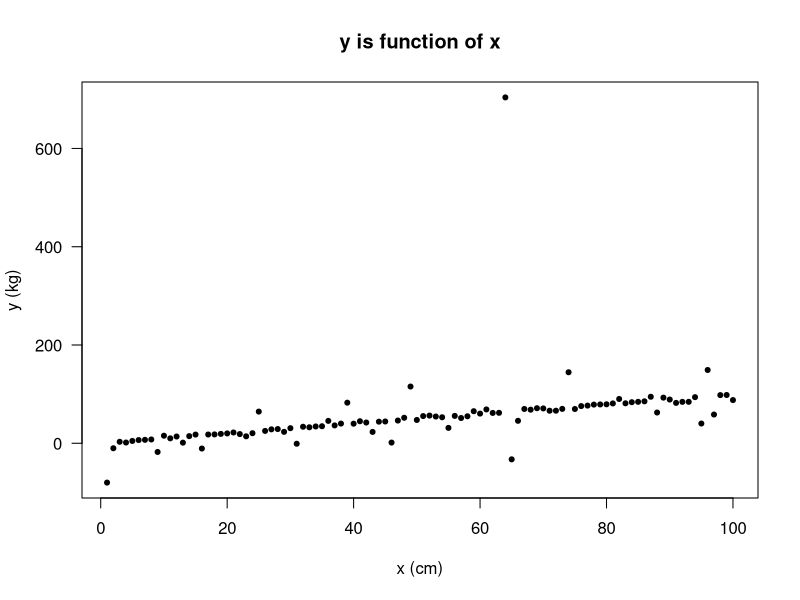
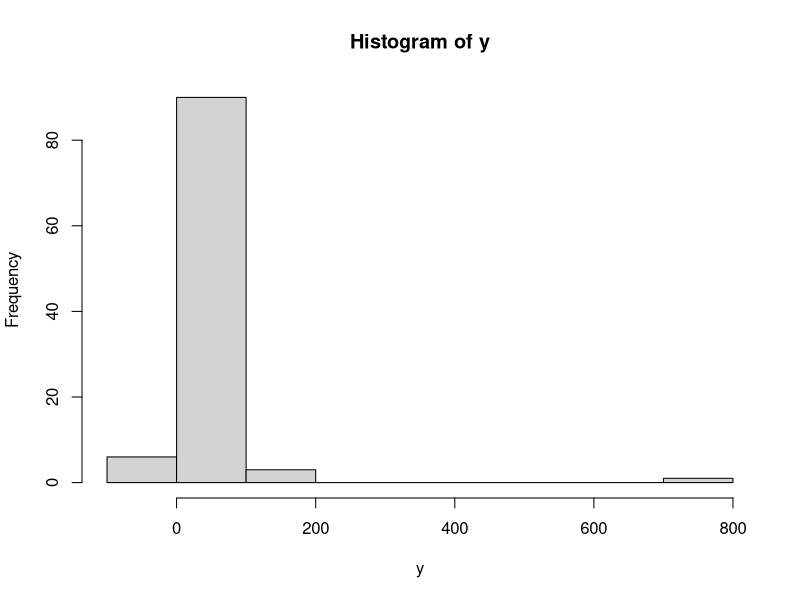
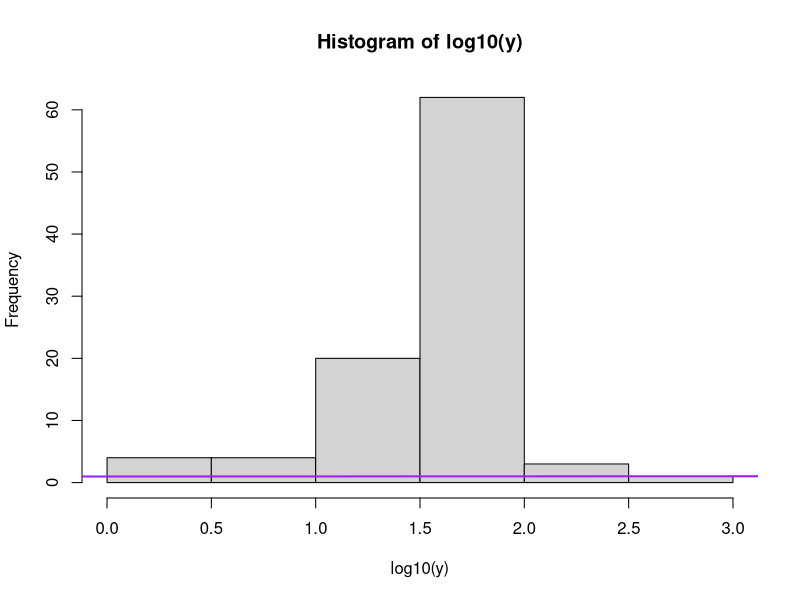
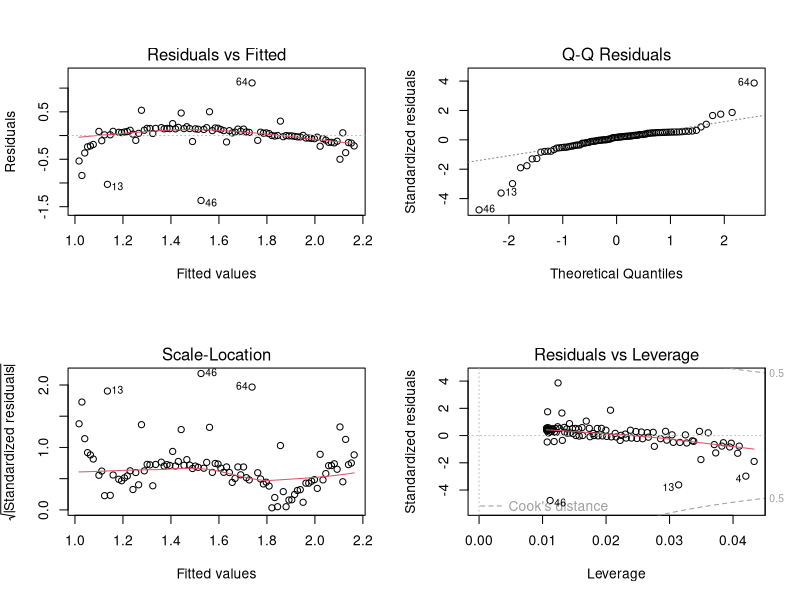
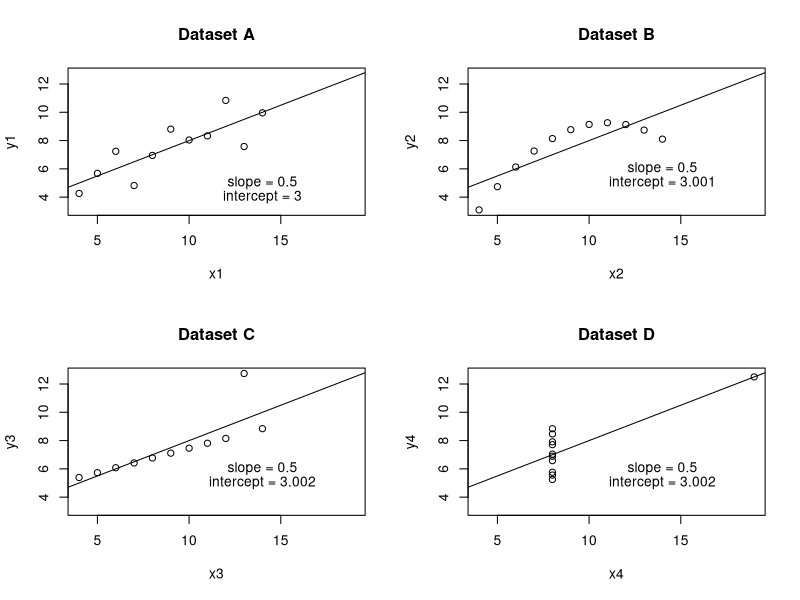
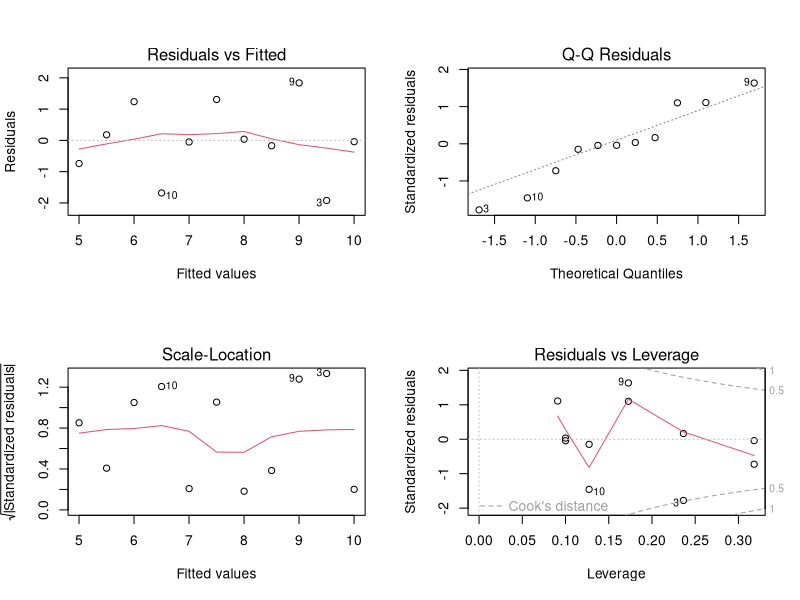
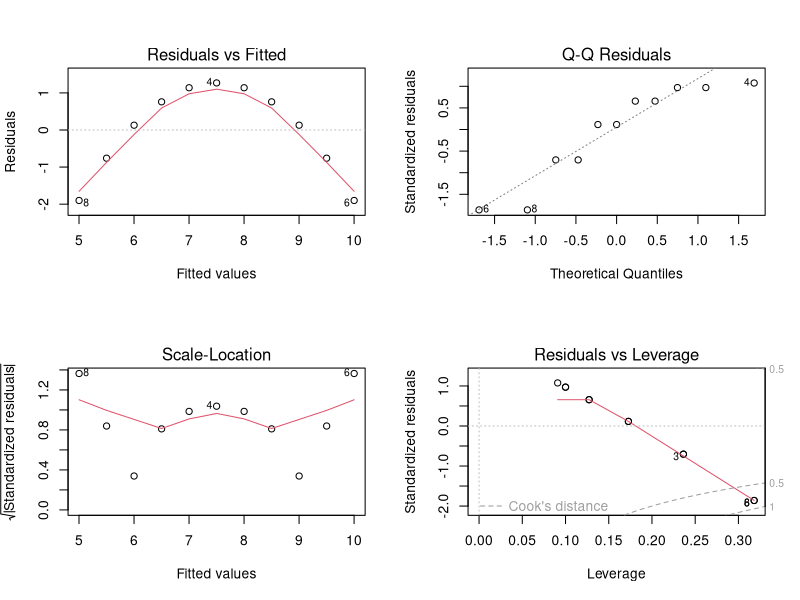
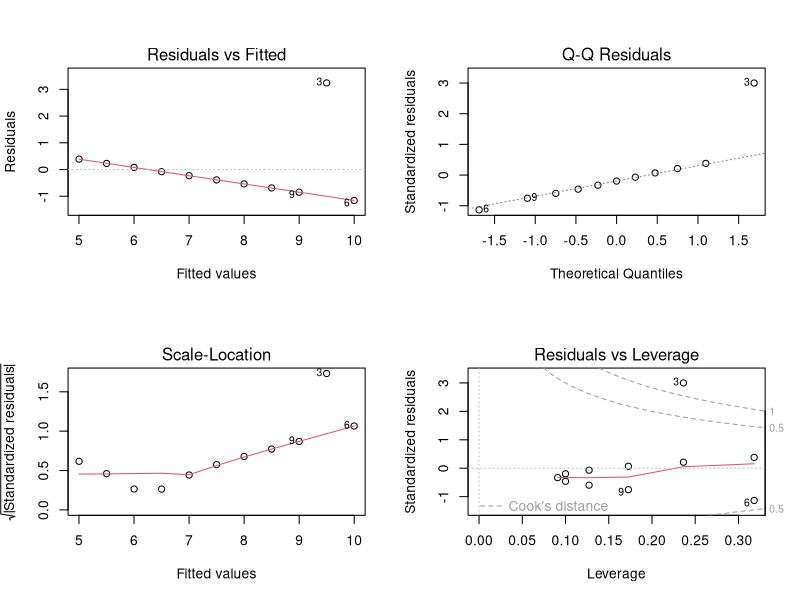

Write the R code that produced these figures, in order.
#  R - Day #1
n <- 100
x <- seq(to= n, from = 1, by= 1)
set.seed(123) #
y <- x + rnorm(n= n, mean=0, sd=5)
y <- x + rlnorm(n, meanlog = 0, sdlog = 2) - rlnorm(n, meanlog = 0, sdlog = 2)
plot(x, y, pch=20, las=1, 
     main="y is function of x", 
     xlab="x (cm)", ylab="y (kg)")

hist(y); hist(log10(y))
y = log10(y)
# y = mx + b + error
bestfitline.lm = lm(y~x)
summary(bestfitline.lm)
coef(bestfitline.lm)
abline(coef(bestfitline.lm), col="purple", lwd=2)


## R Day # 5 Statistical Assumptions

par(mfrow=c(2,2))
plot(bestfitline.lm)
par(mfrow=c(1,1))

Anscombe = as.data.frame(
  matrix(c(
    1, 10, 10, 10, 8, 8.04, 9.14, 7.46, 6.58, 
    2, 8, 8, 8, 8, 6.95, 8.14, 6.77, 5.76,
    3, 13, 13, 13, 8, 7.58, 8.74, 12.74, 7.71,
    4,  9, 9, 9, 8, 8.81, 8.77, 7.11, 8.84,
    5, 11, 11, 11, 8, 8.33, 9.26, 7.81, 8.47,
    6, 14, 14, 14, 8, 9.96, 8.10, 8.84, 7.04,
    7,  6, 6, 6, 8, 7.24, 6.13, 6.08, 5.25,
    8,  4, 4, 4, 19, 4.26, 3.10, 5.39, 12.50,
    9, 12, 12, 12, 8, 10.84, 9.13, 8.15, 5.56,
    10, 7, 7, 7, 8, 4.82, 7.26, 6.42, 7.91,
    11, 5, 5, 5, 8, 5.68, 4.74, 5.73, 6.89), 
    nrow=11,  byrow=TRUE))

names(Anscombe) = c("Obs.", "x1", "x2", "x3", "x4", "y1", "y2", "y3", "y4")

Anscombe

xmin = min(Anscombe[, 2:5]); xmin
xmax = max(Anscombe[, 2:5]); xmax

ymin = min(Anscombe[, 6:9]); ymin
ymax = max(Anscombe[, 6:9]); ymax

par(mfrow=c(2,2))
plot(y1 ~ x1, Anscombe, main="Dataset A", xlim=c(xmin,xmax), ylim=c(ymin,ymax)); 
  A.lm = lm(y1 ~ x1, Anscombe); abline(coef(A.lm)); 
  text(14,5, paste("slope =", round(coef(A.lm)[2], 3)));
  text(14,4, paste("intercept =", round(coef(A.lm)[1], 3)))

plot(y2 ~ x2, Anscombe, main="Dataset B", xlim=c(xmin,xmax), ylim=c(ymin,ymax)); 
  B.lm = lm(y2 ~ x2, Anscombe); abline(coef(B.lm))
  text(14,6, paste("slope =", round(coef(B.lm)[2], 3)));
  text(14,5, paste("intercept =", round(coef(B.lm)[1], 3)))

plot(y3 ~ x3, Anscombe, main="Dataset C", xlim=c(xmin,xmax), ylim=c(ymin,ymax)); 
  C.lm = lm(y3 ~ x3, Anscombe); abline(coef(C.lm))
  text(14,6, paste("slope =", round(coef(C.lm)[2], 3)));
  text(14,5, paste("intercept =", round(coef(C.lm)[1], 3)))

  plot(y4 ~ x4, Anscombe, main="Dataset D", xlim=c(xmin,xmax), ylim=c(ymin,ymax)); 
  D.lm = lm(y4 ~ x4, Anscombe); abline(coef(D.lm))
  text(14,6, paste("slope =", round(coef(D.lm)[2], 3)));
  text(14,5, paste("intercept =", round(coef(D.lm)[1], 3)))


summary(A.lm); summary(B.lm); summary(C.lm); summary(D.lm)


par(mfrow=c(2,2)); plot(A.lm); par(mfrow=c(1,1))


par(mfrow=c(2,2)); plot(B.lm); par(mfrow=c(1,1))


par(mfrow=c(2,2)); plot(C.lm); par(mfrow=c(1,1))


par(mfrow=c(2,2)); plot(D.lm); par(mfrow=c(1,1))

summary(A.lm)


